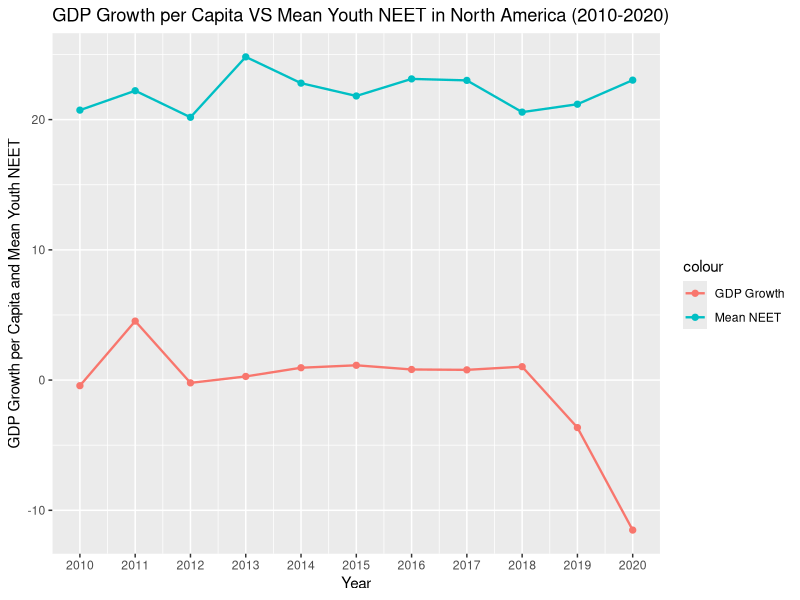

The R source for this figure:
library(tidyverse)
library(dplyr)
library(ggplot2)

# Load data

GDP <- read.csv("data sets/gdp-per-capita-worldbank.csv")
NEET <- read.csv("data sets/youth-not-in-education-employment-training.csv")
Continents <- read.csv("data sets/continents-according-to-our-world-in-data.csv")


# Filter the data of NEET in North America in 2010-2021

youth_NEET <- NEET %>%
  filter(Year >= 2010, Year <= 2020) %>%
  inner_join(Continents, Year, by = "Entity") %>%
  select(-Year.y, -Code.y) %>%
  filter(Continent == "North America")


# Filter the data of GDP in North America in 2010-2021

GDP <- GDP %>%
  filter(Year >= 2009, Year <= 2020) %>%
  inner_join(Continents, Year, by = "Entity") %>%
  select(-Year.y, -Code.y) %>%
  filter(Continent == "North America")


# Calculate GDP growth rate

GDP_Growth <- GDP %>%
  group_by(Year.x) %>%
  summarise(Total_GDP = sum(GDP.per.capita..PPP..constant.2017.international...)) %>%
  mutate(GDP_Growth = ((Total_GDP - lag(Total_GDP)) / lag(Total_GDP)) * 100)


# Calculate mean NEET

mean_youth_NEET <- youth_NEET %>%
  group_by(Year.x) %>%
  summarise(mean_NEET = mean(Share.of.youth.not.in.education..employment.or.training..total....of.youth.population.))


# Combine the two data set for plot

GDP_Growth_NEET <- inner_join(GDP_Growth, mean_youth_NEET, by = "Year.x")


# Plot NEET and GDP growth

ggplot(GDP_Growth_NEET, aes(x = Year.x)) + 
  geom_point(aes(y = mean_NEET, colour = "Mean NEET"), size = 1.8)+
  geom_line(aes(y = mean_NEET, colour = "Mean NEET"), size = 0.8)+
  geom_point(aes(y = GDP_Growth, colour = "GDP Growth"), size = 1.8) + 
  geom_line(aes(y = GDP_Growth, colour = "GDP Growth"), size = 0.8) + 
  scale_x_continuous(breaks = 2010:2020) + 
  labs(title = "GDP Growth per Capita VS Mean Youth NEET in North America (2010-2020)", x = "Year", y = "GDP Growth per Capita and Mean Youth NEET")